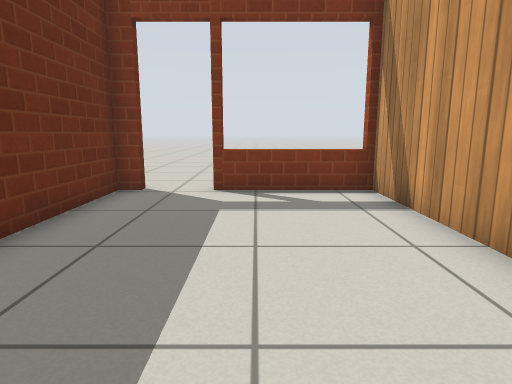
[1] (above)

12 first-person views from a walk through a Gazebo world. The camera is 0.7 m above the floor, tilts 10° down and sees 75° across. The floor is counted in squares, 0.5 m on a side. Each view is taken from the middle of a square. On the plan, view 1 faces up. The plan holds only what a view shows up to about 15 squares ahead; the rest is blank. Simple patterns stand in for the simulator's built-in surfaces.

[2]
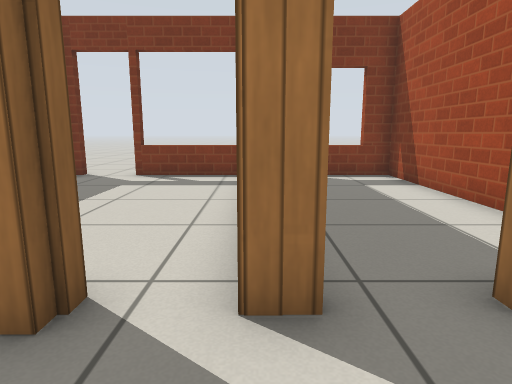

[3]
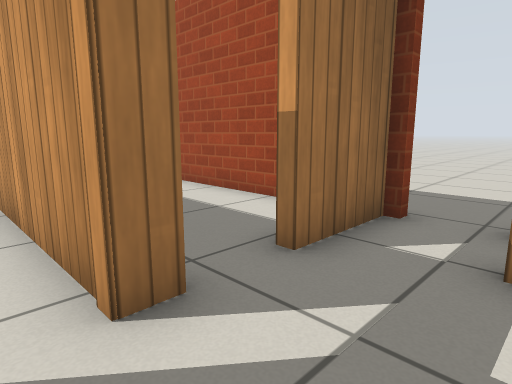

[4]
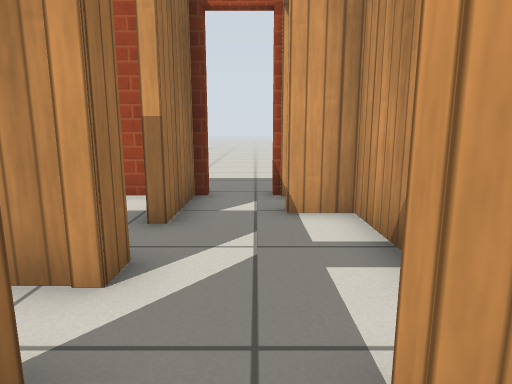

[5]
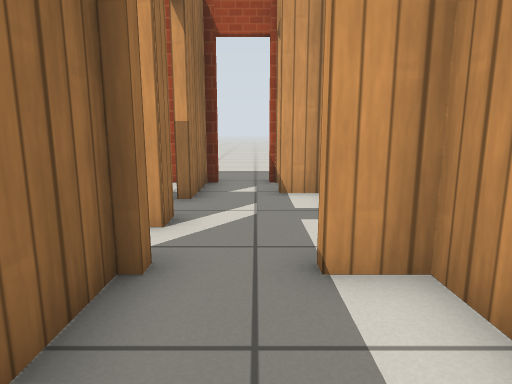

[6]
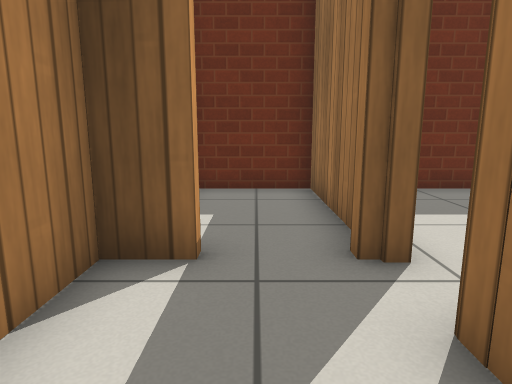

[7]
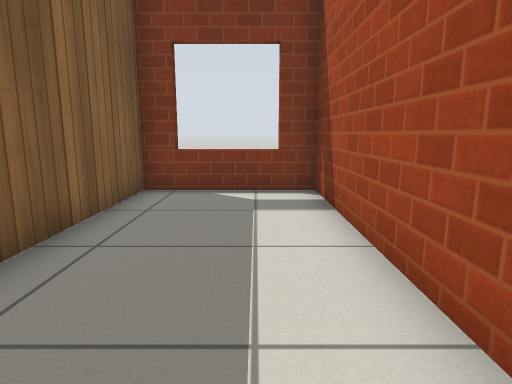

[8]
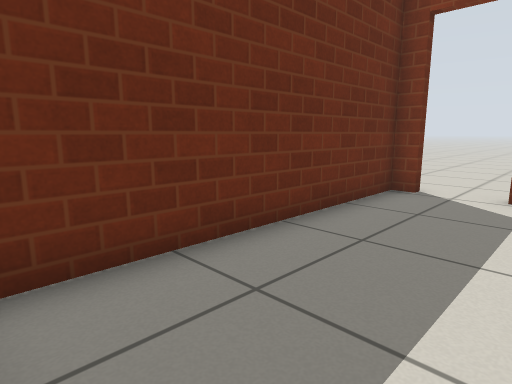

[9]
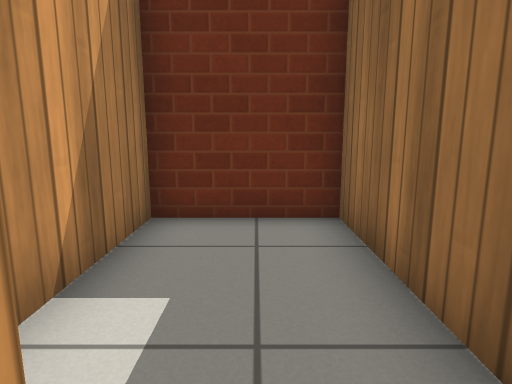

[10]
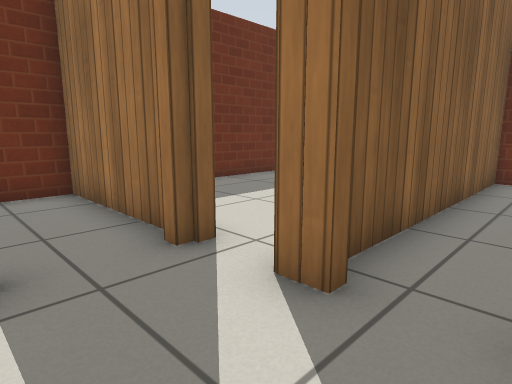

[11]
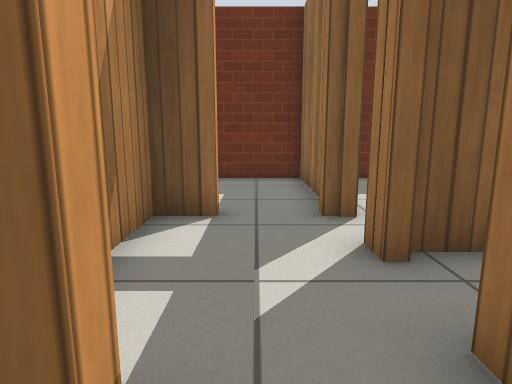

[12]
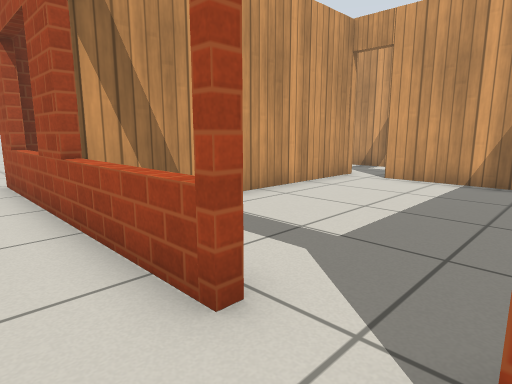

### Floor plan
Ten units are one square. View 1 is at (0, 0); x grows to the right and y downward. Boxes are objects, and circles mark ways between rooms. Rooms are numbered by the first view taken in them; rooms with no view inside come last. Other rooms are left out.
<svg viewBox="-39 -90 124 155">
<path fill="none" stroke="#000" d="M-17 3 15 3M-34 -82 -34 -3M29 6 29 -82 -11 -82M36 6 29 6M15 26 15 38 58 38 58 25M15 3 15 9M72 26 79 26M75 6 50 6M13 6 -34 6 -34 38 11 38 11 26M75 -2 75 -82 32 -82 32 3M-11 -85 79 -85"/>
<circle cx="15" cy="10" r="3" fill="#2a7"/>
<circle cx="-15" cy="-80" r="3" fill="#2a7"/>
<circle cx="43" cy="3" r="3" fill="#2a7"/>
<circle cx="80" cy="15" r="3" fill="#2a7"/>
<text x="0" y="-40">1</text>
<text x="40" y="20">2</text>
<text x="-10" y="20">3</text>
<text x="60" y="-40">4</text>
<text x="70" y="60">5</text>
</svg>
Room 1 opens to room 2. Room 1 opens to room 5. Room 2 opens to room 4. Room 2 opens to room 5.

Where each view was taken, in squares from view 1:
view 1: 0 up, 0 right, facing up
view 2: 3 down, 3 right, facing up
view 3: 3 down, 2 right, facing up-right
view 4: 2 down, 0 right, facing right
view 5: 2 down, 2 left, facing right
view 6: 2 down, 5 right, facing left
view 7: 0 up, 6 right, facing up
view 8: 0 up, 0 right, facing up-left
view 9: 2 down, 2 right, facing left
view 10: 3 down, 5 right, facing up-left
view 11: 2 down, 7 right, facing left
view 12: 10 up, 3 left, facing down-right
